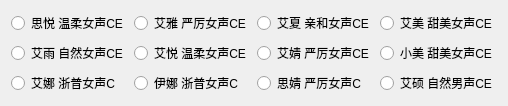
               <widget class="QWidget" name="tab_2">
                <attribute name="title">
                 <string>客服场景</string>
                </attribute>
                <layout class="QGridLayout" name="gridLayout_2">
                 <item row="2" column="1">
                  <widget class="QRadioButton" name="Yina">
                   <property name="text">
                    <string>伊娜 浙普女声C</string>
                   </property>
                   <attribute name="buttonGroup">
                    <string notr="true">per_ali</string>
                   </attribute>
                  </widget>
                 </item>
                 <item row="2" column="3">
                  <widget class="QRadioButton" name="Aishuo">
                   <property name="text">
                    <string>艾硕 自然男声CE</string>
                   </property>
                   <attribute name="buttonGroup">
                    <string notr="true">per_ali</string>
                   </attribute>
                  </widget>
                 </item>
                 <item row="0" column="1">
                  <widget class="QRadioButton" name="Aiya">
                   <property name="text">
                    <string>艾雅 严厉女声CE</string>
                   </property>
                   <attribute name="buttonGroup">
                    <string notr="true">per_ali</string>
                   </attribute>
                  </widget>
                 </item>
                 <item row="1" column="1">
                  <widget class="QRadioButton" name="Aiyue">
                   <property name="text">
                    <string>艾悦 温柔女声CE</string>
                   </property>
                   <attribute name="buttonGroup">
                    <string notr="true">per_ali</string>
                   </attribute>
                  </widget>
                 </item>
                 <item row="0" column="3">
                  <widget class="QRadioButton" name="Aimei">
                   <property name="text">
                    <string>艾美 甜美女声CE</string>
                   </property>
                   <attribute name="buttonGroup">
                    <string notr="true">per_ali</string>
                   </attribute>
                  </widget>
                 </item>
                 <item row="2" column="2">
                  <widget class="QRadioButton" name="Sijing">
                   <property name="text">
                    <string>思婧 严厉女声C</string>
                   </property>
                   <attribute name="buttonGroup">
                    <string notr="true">per_ali</string>
                   </attribute>
                  </widget>
                 </item>
                 <item row="1" column="2">
                  <widget class="QRadioButton" name="Aijing">
                   <property name="text">
                    <string>艾婧 严厉女声CE</string>
                   </property>
                   <attribute name="buttonGroup">
                    <string notr="true">per_ali</string>
                   </attribute>
                  </widget>
                 </item>
                 <item row="0" column="0">
                  <widget class="QRadioButton" name="Siyue">
                   <property name="text">
                    <string>思悦 温柔女声CE</string>
                   </property>
                   <attribute name="buttonGroup">
                    <string notr="true">per_ali</string>
                   </attribute>
                  </widget>
                 </item>
                 <item row="2" column="0">
                  <widget class="QRadioButton" name="Aina">
                   <property name="text">
                    <string>艾娜 浙普女声C</string>
                   </property>
                   <attribute name="buttonGroup">
                    <string notr="true">per_ali</string>
                   </attribute>
                  </widget>
                 </item>
                 <item row="1" column="3">
                  <widget class="QRadioButton" name="Xiaomei">
                   <property name="text">
                    <string>小美 甜美女声CE</string>
                   </property>
                   <attribute name="buttonGroup">
                    <string notr="true">per_ali</string>
                   </attribute>
                  </widget>
                 </item>
                 <item row="0" column="2">
                  <widget class="QRadioButton" name="Aixia">
                   <property name="text">
                    <string>艾夏 亲和女声CE</string>
                   </property>
                   <attribute name="buttonGroup">
                    <string notr="true">per_ali</string>
                   </attribute>
                  </widget>
                 </item>
                 <item row="1" column="0">
                  <widget class="QRadioButton" name="Aiyu">
                   <property name="text">
                    <string>艾雨 自然女声CE</string>
                   </property>
                   <attribute name="buttonGroup">
                    <string notr="true">per_ali</string>
                   </attribute>
                  </widget>
                 </item>
                </layout>
               </widget>
